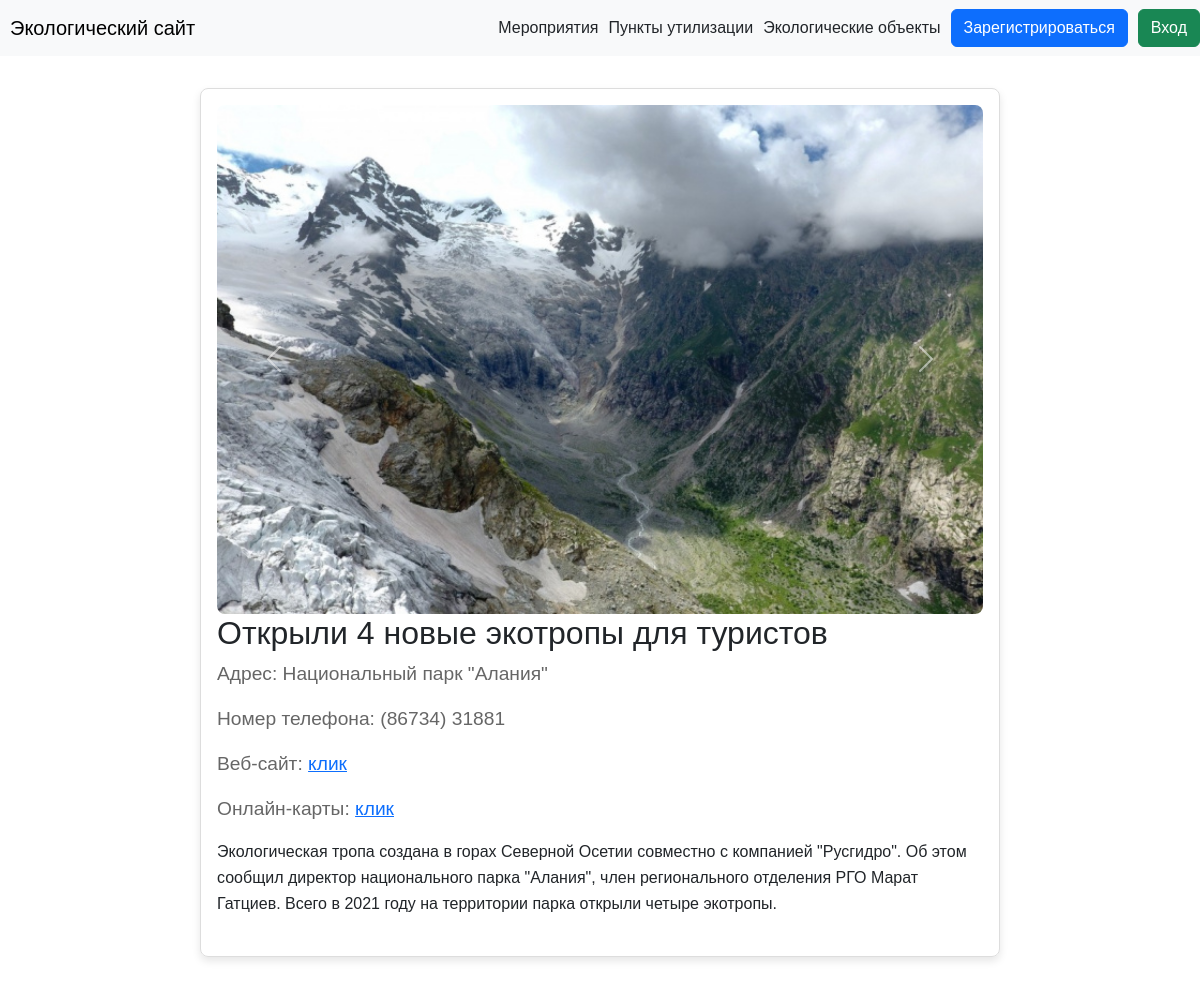
Screenshot of /event/1 with the database file from the repository.
### data/events.py (models this page shows)
class Event(SqlAlchemyBase, UserMixin, SerializerMixin):
    __tablename__ = 'events'
    id = sqlalchemy.Column(sqlalchemy.Integer,
                           primary_key=True, autoincrement=True)
    title = sqlalchemy.Column(sqlalchemy.String)
    address = sqlalchemy.Column(sqlalchemy.String, nullable=True)
    phone = sqlalchemy.Column(sqlalchemy.String, nullable=True)
    images = sqlalchemy.Column(sqlalchemy.String, nullable=True)
    website = sqlalchemy.Column(sqlalchemy.String, nullable=True)
    description = sqlalchemy.Column(sqlalchemy.String, nullable=True)
    maps_url = sqlalchemy.Column(sqlalchemy.String, nullable=True)

### server.py (the view)
@app.route('/event/<int:id>', methods=['GET', 'POST'])
def event(id):
    db_sess = db_session.create_session()
    event = db_sess.query(Event).filter(Event.id == id).first()
    images = event.images.split(', ')
    if current_user.is_authenticated:
        return render_template('event.html', event=event, images=images, name=current_user.name)
    else:
        return render_template('event.html', event=event, images=images)

### data/db_session.py (called while the page is built)
def create_session() -> Session:
    global __factory
    return __factory()

### templates/event.html (shortened to what this page needs)
{% extends "base.html" %}
{% block content %}
<div id="carouselExample" class="carousel slide">
    <div class="carousel-inner">
        {% for image in images %}
        <div class="carousel-item {% if loop.first %}active{% endif %}">
            <img src="../static/images/{{ image }}" class="d-block w-100" alt="...">
        </div>
        {% endfor %}
    </div>
    <button class="carousel-control-prev" type="button" data-bs-target="#carouselExample" data-bs-slide="prev">
        <span class="carousel-control-prev-icon" aria-hidden="true"></span>
    </button>
    <button class="carousel-control-next" type="button" data-bs-target="#carouselExample" data-bs-slide="next">
        <span class="carousel-control-next-icon" aria-hidden="true"></span>
    </button>
</div>
<h1 class="object-title">{{ event.title }}</h1>
<div class="object-rating">
    {% if event.address %}
        Адрес: {{ event.address }}
    {% else %}
        Адрес: нет данных
    {% endif %}
</div>
<div class="object-rating">
    {% if event.phone %}
        Номер телефона: {{ event.phone }}
    {% else %}
        Номер телефона: нет данных
    {% endif %}
</div>
<div class="object-rating">
    {% if event.website is none or event.website == '' %}
    Веб-сайт: нет данных
    {% else %}
    Веб-сайт: <a href="{{ event.website }}">клик</a>
    {% endif %}
</div>
<div class="object-rating">
    {% if event.maps_url is none or event.maps_url == '' %}
    Онлайн-карты: нет данных
    {% else %}
    Онлайн-карты: <a href="{{ event.maps_url }}">клик</a>
    {% endif %}
</div>
<p class="object-description">
    {% if event.description %}
        {{ event.description }}
    {% else %}
        Нет описания
    {% endif %}
</p>
{% endblock %}

### static/css/style.css (style rules this page uses)
body { font-family: Arial, sans-serif; margin: 0; padding: 0; }

### templates/event.html (style rules this page uses)
.object-title { font-size: 2rem; margin-bottom: 0.5rem; }
.object-rating { font-size: 1.2rem; color: #666; margin-bottom: 1rem; }
.object-description { line-height: 1.6; margin-bottom: 1.5rem; }
.carousel-item img { width: 100%; border-radius: 8px; }

### rows the page displays
Event: images (picture), title "Открыли 4 новые экотропы для туристов", address "Национальный парк \"Алания\"", phone "(86734) 31881", description "Экологическая тропа создана в горах Северной Осетии совместно с компанией \"Русгидро\". Об этом сообщил директор национального парка \"Алания\", член регионального отделения РГО Марат Гатциев. Всего в 2021 году на территории парка открыли четыре экотропы."
